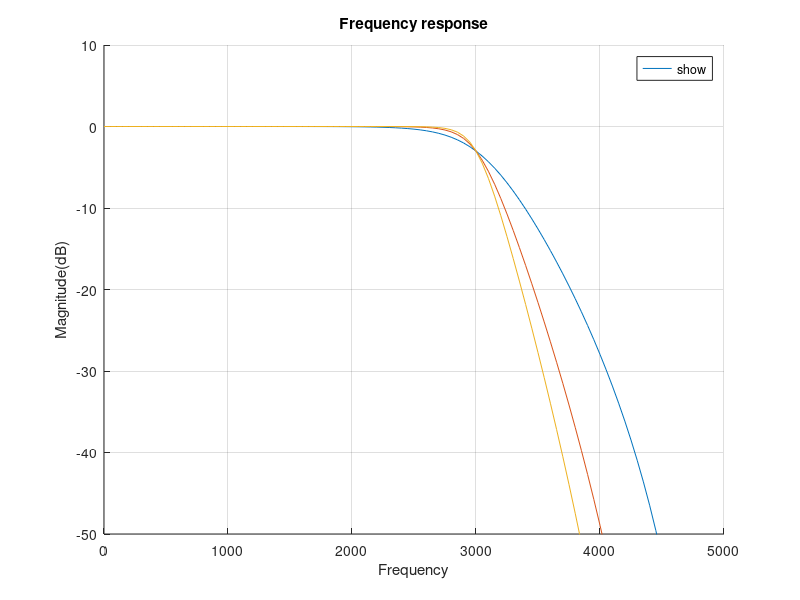

MATLAB code for this plot:
fs=10000;
fc=3000;
N=[4,7,9];
Wc=fc/(fs/2);

figure;
hold on;

for n=N
    [b,a]=butter(n,Wc,'low');
    [H,f]=freqz(b,a,100,fs);
    plot(f,20*log10(abs(H)),'DisplayName',['Order = ' num2str(n)]);
end

hold off;

grid on;
title('Frequency response');
xlabel('Frequency');
ylabel('Magnitude(dB)');
ylim([-50,10]);
legend('show','Location','NorthEast');